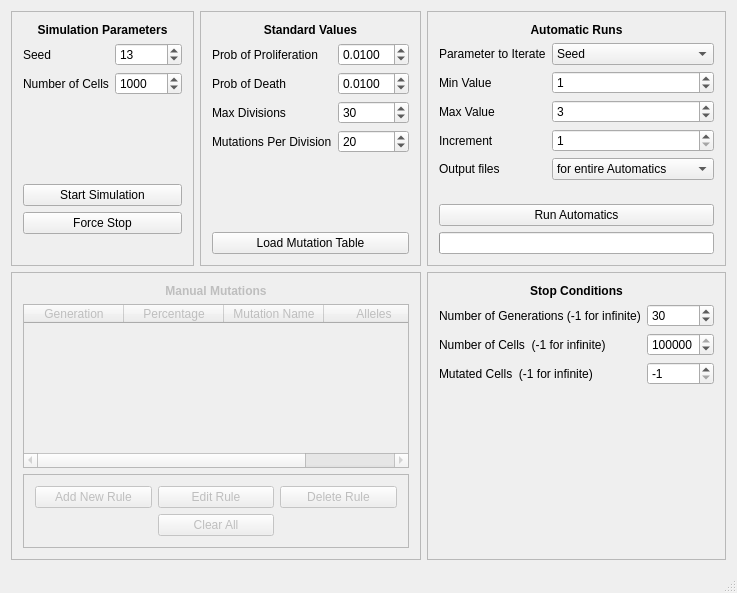
<?xml version="1.0" encoding="UTF-8"?>
<ui version="4.0">
 <class>MainWindow</class>
 <widget class="QMainWindow" name="MainWindow">
  <property name="geometry">
   <rect>
    <x>0</x>
    <y>0</y>
    <width>689</width>
    <height>593</height>
   </rect>
  </property>
  <property name="windowTitle">
   <string>esiCancer</string>
  </property>
  <widget class="QWidget" name="centralWidget">
   <layout class="QGridLayout" name="gridLayout_2">
    <item row="0" column="1">
     <widget class="QFrame" name="frame">
      <property name="frameShape">
       <enum>QFrame::StyledPanel</enum>
      </property>
      <property name="frameShadow">
       <enum>QFrame::Raised</enum>
      </property>
      <layout class="QFormLayout" name="formLayout">
       <item row="0" column="0" colspan="2">
        <widget class="QLabel" name="label">
         <property name="font">
          <font>
           <pointsize>9</pointsize>
           <weight>75</weight>
           <bold>true</bold>
          </font>
         </property>
         <property name="text">
          <string>Standard Values</string>
         </property>
         <property name="alignment">
          <set>Qt::AlignCenter</set>
         </property>
        </widget>
       </item>
       <item row="1" column="0">
        <widget class="QLabel" name="label_2">
         <property name="text">
          <string>Prob of Proliferation</string>
         </property>
        </widget>
       </item>
       <item row="2" column="0">
        <widget class="QLabel" name="label_3">
         <property name="text">
          <string>Prob of Death</string>
         </property>
        </widget>
       </item>
       <item row="3" column="0">
        <widget class="QLabel" name="label_4">
         <property name="text">
          <string>Max Divisions</string>
         </property>
        </widget>
       </item>
       <item row="1" column="1">
        <widget class="QDoubleSpinBox" name="probProlSpin">
         <property name="decimals">
          <number>4</number>
         </property>
         <property name="singleStep">
          <double>0.000100000000000</double>
         </property>
         <property name="value">
          <double>0.010000000000000</double>
         </property>
        </widget>
       </item>
       <item row="2" column="1">
        <widget class="QDoubleSpinBox" name="probDeathSpin">
         <property name="decimals">
          <number>4</number>
         </property>
         <property name="singleStep">
          <double>0.000100000000000</double>
         </property>
         <property name="value">
          <double>0.010000000000000</double>
         </property>
        </widget>
       </item>
       <item row="3" column="1">
        <widget class="QSpinBox" name="maxDivisionsSpin">
         <property name="maximum">
          <number>9999</number>
         </property>
         <property name="value">
          <number>30</number>
         </property>
        </widget>
       </item>
       <item row="4" column="1">
        <widget class="QSpinBox" name="mutationsPerDivisionSpin">
         <property name="maximum">
          <number>999999</number>
         </property>
         <property name="value">
          <number>20</number>
         </property>
        </widget>
       </item>
       <item row="4" column="0">
        <widget class="QLabel" name="label_5">
         <property name="text">
          <string>Mutations Per Division</string>
         </property>
        </widget>
       </item>
       <item row="6" column="0" colspan="2">
        <widget class="QPushButton" name="LoadTableButton">
         <property name="text">
          <string>Load Mutation Table</string>
         </property>
        </widget>
       </item>
       <item row="5" column="0" colspan="2">
        <spacer name="verticalSpacer">
         <property name="orientation">
          <enum>Qt::Vertical</enum>
         </property>
         <property name="sizeHint" stdset="0">
          <size>
           <width>20</width>
           <height>40</height>
          </size>
         </property>
        </spacer>
       </item>
      </layout>
     </widget>
    </item>
    <item row="0" column="2">
     <widget class="QFrame" name="frame_4">
      <property name="frameShape">
       <enum>QFrame::StyledPanel</enum>
      </property>
      <property name="frameShadow">
       <enum>QFrame::Raised</enum>
      </property>
      <layout class="QFormLayout" name="formLayout_4">
       <item row="0" column="0" colspan="2">
        <widget class="QLabel" name="label_13">
         <property name="font">
          <font>
           <pointsize>9</pointsize>
           <weight>75</weight>
           <bold>true</bold>
          </font>
         </property>
         <property name="text">
          <string>Automatic Runs</string>
         </property>
         <property name="alignment">
          <set>Qt::AlignCenter</set>
         </property>
        </widget>
       </item>
       <item row="1" column="0">
        <widget class="QLabel" name="label_14">
         <property name="text">
          <string>Parameter to Iterate</string>
         </property>
        </widget>
       </item>
       <item row="1" column="1">
        <widget class="QComboBox" name="comboBoxParameterToIterate">
         <item>
          <property name="text">
           <string>Seed</string>
          </property>
         </item>
        </widget>
       </item>
       <item row="2" column="0">
        <widget class="QLabel" name="label_15">
         <property name="text">
          <string>Min Value</string>
         </property>
        </widget>
       </item>
       <item row="3" column="0">
        <widget class="QLabel" name="label_16">
         <property name="text">
          <string>Max Value</string>
         </property>
        </widget>
       </item>
       <item row="4" column="0">
        <widget class="QLabel" name="label_17">
         <property name="text">
          <string>Increment</string>
         </property>
        </widget>
       </item>
       <item row="7" column="0" colspan="2">
        <widget class="QPushButton" name="runAutomaticsButton">
         <property name="text">
          <string>Run Automatics</string>
         </property>
        </widget>
       </item>
       <item row="6" column="0" colspan="2">
        <spacer name="verticalSpacer_3">
         <property name="orientation">
          <enum>Qt::Vertical</enum>
         </property>
         <property name="sizeHint" stdset="0">
          <size>
           <width>20</width>
           <height>40</height>
          </size>
         </property>
        </spacer>
       </item>
       <item row="2" column="1">
        <widget class="QSpinBox" name="minValueAutomaticSpin">
         <property name="maximum">
          <number>999999</number>
         </property>
         <property name="value">
          <number>1</number>
         </property>
        </widget>
       </item>
       <item row="3" column="1">
        <widget class="QSpinBox" name="maxValueAutomaticSpin">
         <property name="maximum">
          <number>999999</number>
         </property>
         <property name="value">
          <number>3</number>
         </property>
        </widget>
       </item>
       <item row="4" column="1">
        <widget class="QSpinBox" name="incrementAutomaticSpin_2">
         <property name="minimum">
          <number>1</number>
         </property>
         <property name="maximum">
          <number>99999</number>
         </property>
         <property name="value">
          <number>1</number>
         </property>
        </widget>
       </item>
       <item row="8" column="0" colspan="2">
        <widget class="QProgressBar" name="automaticsProgressBar">
         <property name="value">
          <number>0</number>
         </property>
         <property name="textVisible">
          <bool>false</bool>
         </property>
        </widget>
       </item>
       <item row="5" column="0">
        <widget class="QLabel" name="label_19">
         <property name="text">
          <string>Output files</string>
         </property>
        </widget>
       </item>
       <item row="5" column="1">
        <widget class="QComboBox" name="comboBoxOutputFiles">
         <property name="currentIndex">
          <number>1</number>
         </property>
         <item>
          <property name="text">
           <string>for each Seed</string>
          </property>
         </item>
         <item>
          <property name="text">
           <string>for entire Automatics</string>
          </property>
         </item>
         <item>
          <property name="text">
           <string>both</string>
          </property>
         </item>
        </widget>
       </item>
      </layout>
     </widget>
    </item>
    <item row="0" column="0">
     <widget class="QFrame" name="frame_2">
      <property name="frameShape">
       <enum>QFrame::StyledPanel</enum>
      </property>
      <property name="frameShadow">
       <enum>QFrame::Raised</enum>
      </property>
      <layout class="QFormLayout" name="formLayout_2">
       <item row="0" column="0" colspan="2">
        <widget class="QLabel" name="label_6">
         <property name="font">
          <font>
           <pointsize>9</pointsize>
           <weight>75</weight>
           <bold>true</bold>
          </font>
         </property>
         <property name="text">
          <string>Simulation Parameters</string>
         </property>
         <property name="alignment">
          <set>Qt::AlignCenter</set>
         </property>
        </widget>
       </item>
       <item row="1" column="0">
        <widget class="QLabel" name="label_7">
         <property name="text">
          <string>Seed</string>
         </property>
        </widget>
       </item>
       <item row="1" column="1">
        <widget class="QSpinBox" name="seedSpin">
         <property name="maximum">
          <number>9999</number>
         </property>
         <property name="value">
          <number>13</number>
         </property>
        </widget>
       </item>
       <item row="2" column="0">
        <widget class="QLabel" name="label_8">
         <property name="text">
          <string>Number of Cells</string>
         </property>
        </widget>
       </item>
       <item row="2" column="1">
        <widget class="QSpinBox" name="numberOfCellsSpin">
         <property name="maximum">
          <number>99999999</number>
         </property>
         <property name="singleStep">
          <number>100</number>
         </property>
         <property name="value">
          <number>1000</number>
         </property>
        </widget>
       </item>
       <item row="4" column="0" colspan="2">
        <widget class="QPushButton" name="startSimulationButton">
         <property name="text">
          <string>Start Simulation</string>
         </property>
        </widget>
       </item>
       <item row="3" column="0" colspan="2">
        <spacer name="verticalSpacer_2">
         <property name="orientation">
          <enum>Qt::Vertical</enum>
         </property>
         <property name="sizeHint" stdset="0">
          <size>
           <width>20</width>
           <height>40</height>
          </size>
         </property>
        </spacer>
       </item>
       <item row="5" column="0" colspan="2">
        <widget class="QPushButton" name="forceStopButton">
         <property name="text">
          <string>Force Stop</string>
         </property>
        </widget>
       </item>
       <item row="6" column="0" colspan="2">
        <widget class="QLabel" name="start_simulation_label_finished">
         <property name="text">
          <string/>
         </property>
        </widget>
       </item>
      </layout>
     </widget>
    </item>
    <item row="1" column="0" colspan="2">
     <widget class="QFrame" name="frame_ManualMutations">
      <property name="enabled">
       <bool>false</bool>
      </property>
      <property name="frameShape">
       <enum>QFrame::StyledPanel</enum>
      </property>
      <property name="frameShadow">
       <enum>QFrame::Raised</enum>
      </property>
      <layout class="QVBoxLayout" name="verticalLayout">
       <item>
        <widget class="QLabel" name="label_18">
         <property name="font">
          <font>
           <pointsize>9</pointsize>
           <weight>75</weight>
           <bold>true</bold>
          </font>
         </property>
         <property name="text">
          <string>Manual Mutations</string>
         </property>
         <property name="alignment">
          <set>Qt::AlignCenter</set>
         </property>
        </widget>
       </item>
       <item>
        <widget class="QTableWidget" name="tableMutationsManual">
         <column>
          <property name="text">
           <string>Generation</string>
          </property>
         </column>
         <column>
          <property name="text">
           <string>Percentage</string>
          </property>
         </column>
         <column>
          <property name="text">
           <string>Mutation Name</string>
          </property>
         </column>
         <column>
          <property name="text">
           <string>Alleles</string>
          </property>
         </column>
        </widget>
       </item>
       <item>
        <widget class="QFrame" name="frame_6">
         <property name="frameShape">
          <enum>QFrame::StyledPanel</enum>
         </property>
         <property name="frameShadow">
          <enum>QFrame::Raised</enum>
         </property>
         <layout class="QGridLayout" name="gridLayout">
          <item row="0" column="0">
           <widget class="QPushButton" name="addNewRuleButton">
            <property name="text">
             <string>Add New Rule</string>
            </property>
           </widget>
          </item>
          <item row="0" column="1">
           <widget class="QPushButton" name="editRuleButton">
            <property name="text">
             <string>Edit Rule</string>
            </property>
           </widget>
          </item>
          <item row="0" column="2">
           <widget class="QPushButton" name="deleteRuleButton">
            <property name="text">
             <string>Delete Rule</string>
            </property>
           </widget>
          </item>
          <item row="1" column="1">
           <widget class="QPushButton" name="clearAllMutationManual">
            <property name="text">
             <string>Clear All</string>
            </property>
           </widget>
          </item>
         </layout>
        </widget>
       </item>
      </layout>
     </widget>
    </item>
    <item row="1" column="2">
     <widget class="QFrame" name="frame_3">
      <property name="frameShape">
       <enum>QFrame::StyledPanel</enum>
      </property>
      <property name="frameShadow">
       <enum>QFrame::Raised</enum>
      </property>
      <layout class="QFormLayout" name="formLayout_3">
       <item row="0" column="0" colspan="2">
        <widget class="QLabel" name="label_9">
         <property name="font">
          <font>
           <pointsize>9</pointsize>
           <weight>75</weight>
           <bold>true</bold>
          </font>
         </property>
         <property name="text">
          <string>Stop Conditions</string>
         </property>
         <property name="alignment">
          <set>Qt::AlignCenter</set>
         </property>
        </widget>
       </item>
       <item row="1" column="0">
        <widget class="QLabel" name="label_10">
         <property name="text">
          <string>Number of Generations (-1 for infinite)</string>
         </property>
        </widget>
       </item>
       <item row="1" column="1">
        <widget class="QSpinBox" name="numberOfGenerationsStopSpin">
         <property name="minimum">
          <number>-1</number>
         </property>
         <property name="maximum">
          <number>99999</number>
         </property>
         <property name="value">
          <number>30</number>
         </property>
        </widget>
       </item>
       <item row="2" column="0">
        <widget class="QLabel" name="label_12">
         <property name="text">
          <string>Number of Cells  (-1 for infinite)</string>
         </property>
        </widget>
       </item>
       <item row="2" column="1">
        <widget class="QSpinBox" name="numberOfCellsStopSpin">
         <property name="minimum">
          <number>-1</number>
         </property>
         <property name="maximum">
          <number>999999999</number>
         </property>
         <property name="value">
          <number>3000000</number>
         </property>
        </widget>
       </item>
       <item row="3" column="0">
        <widget class="QLabel" name="label_11">
         <property name="text">
          <string>Mutated Cells  (-1 for infinite)</string>
         </property>
        </widget>
       </item>
       <item row="3" column="1">
        <widget class="QSpinBox" name="mutatedCellsStopSpin">
         <property name="minimum">
          <number>-1</number>
         </property>
         <property name="maximum">
          <number>99999</number>
         </property>
         <property name="value">
          <number>-1</number>
         </property>
        </widget>
       </item>
      </layout>
     </widget>
    </item>
   </layout>
  </widget>
  <widget class="QMenuBar" name="menuBar">
   <property name="geometry">
    <rect>
     <x>0</x>
     <y>0</y>
     <width>689</width>
     <height>21</height>
    </rect>
   </property>
  </widget>
  <widget class="QStatusBar" name="statusBar"/>
 </widget>
 <layoutdefault spacing="6" margin="11"/>
 <resources/>
 <connections/>
</ui>
